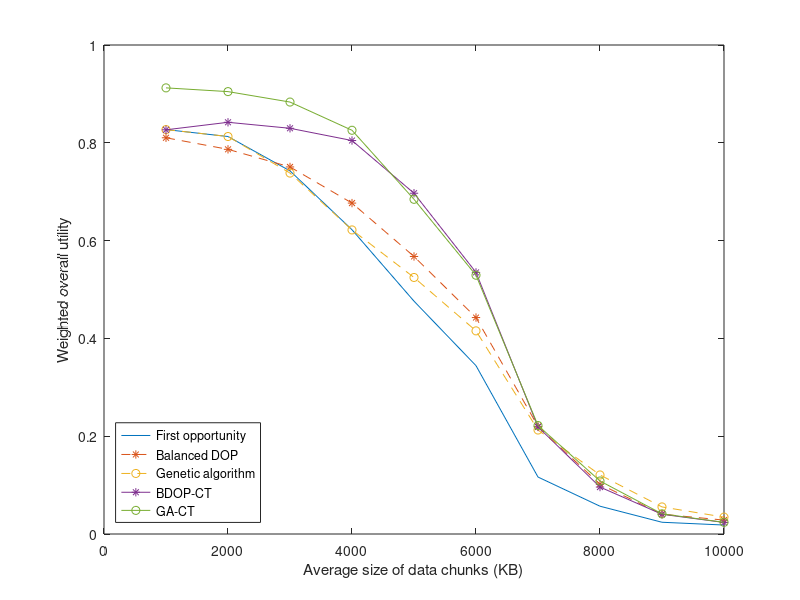
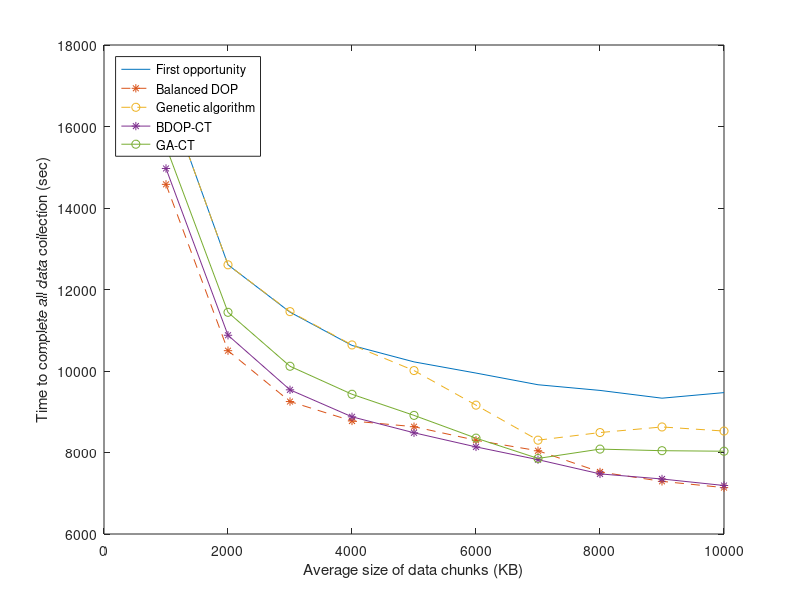

These figures' MATLAB source, in order:
load('mat/half_ds_size_2.mat');

figure;
plot(size_of_ds, reward_total(:, 1), ...
    size_of_ds, reward_total(:, 4), '--*', ...
    size_of_ds, reward_total(:, 7), '--o', ...
    size_of_ds, reward_total(:, 6), '-*', ...
    size_of_ds, reward_total(:, 9), '-o');
xlabel('Average size of data chunks (KB)');
ylabel('Weighted overall utility');
legend('First opportunity', 'Balanced DOP', 'Genetic algorithm', ...
    'BDOP-CT', 'GA-CT', ...
    'Location', 'southwest');
saveas(gcf, 'fig_2/half_ds_size_2_x.fig');

figure;
plot(size_of_ds, length_task(:, 1), ...
    size_of_ds, length_task(:, 4), '--*', ...
    size_of_ds, length_task(:, 7), '--o', ...
    size_of_ds, length_task(:, 6), '-*', ...
    size_of_ds, length_task(:, 9), '-o');
xlabel('Average size of data chunks (KB)');
ylabel('Time to complete all data collection (sec)');
legend('First opportunity', 'Balanced DOP', 'Genetic algorithm', ...
    'BDOP-CT', 'GA-CT', ...
    'Location', 'northwest');
saveas(gcf, 'fig_2/half_ds_size_2_length_x.fig');
